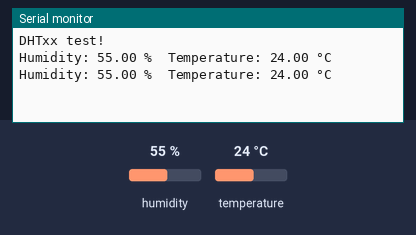
Simulated run of this sketch. Board: ESP32. On the bench: the last lines printed to the serial monitor. The test bench sets the inputs (shaded band); at power-on: humidity 55 %, temperature 24 °C.

Above: at 4.8 s.
4.9 s: humidity set to 22 %
At 7.4 s:
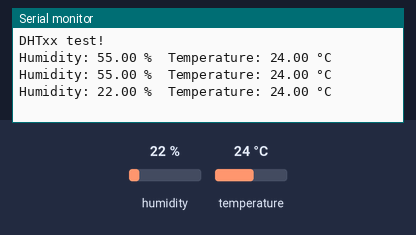
7.9 s: temperature set to 12 °C
At 9.1 s:
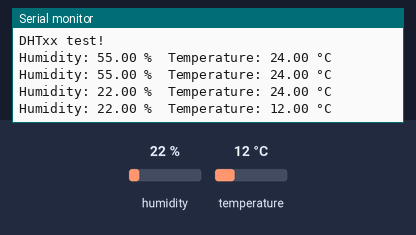
10.9 s: humidity set to 40 %
At 12.5 s:
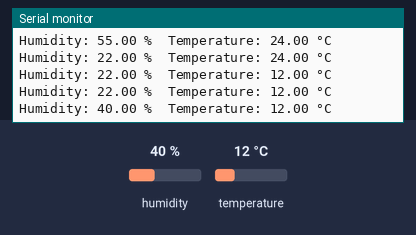
Timing chart, 0 to 14.0 s (numbered marks = the images above; inputs shaded):
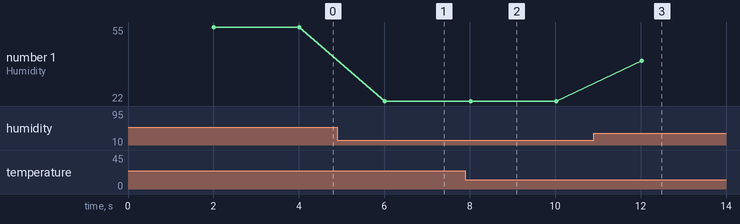

Measured:
- after the input at 4.9 s, the serial monitor: prints a new line after 1.1 s (image 1)
- after the input at 7.9 s, the serial monitor: prints a new line after 0.12 s (image 2)
- after the input at 10.9 s, the serial monitor: prints a new line after 1.1 s (image 3)
- plotted number 1: 55 → 22 after the input at 4.9 s, 22 → 40 after the input at 10.9 s

The sketch:

PW2_partC.ino
```cpp
// REQUIRES the following Arduino libraries:
// - DHT Sensor Library: https://github.com/adafruit/DHT-sensor-library
// - Adafruit Unified Sensor Lib: https://github.com/adafruit/Adafruit_Sensor

#include "DHT.h"
#define DHTPIN 27     // what pin we're connected to
#define DHTTYPE DHT22 // AM2302
DHT dht(DHTPIN, DHTTYPE);

void setup() {
  Serial.begin(115200);
  Serial.println("DHTxx test!");
  dht.begin();
}

void loop() {
  // Wait a few seconds between measurements.
  delay(2000);

  float h = dht.readHumidity();
  // Read temperature as Celsius (the default)
  float t = dht.readTemperature();

  // Check if any reads failed and exit early (to try again).
  if (isnan(h) || isnan(t)) {
    Serial.println("Failed to read from DHT sensor!");
    return;
  }

  Serial.print("Humidity: ");
  Serial.print(h);
  Serial.print(" %\t");
  Serial.print("Temperature: ");
  Serial.print(t);
  Serial.println(" °C ");
}
```
